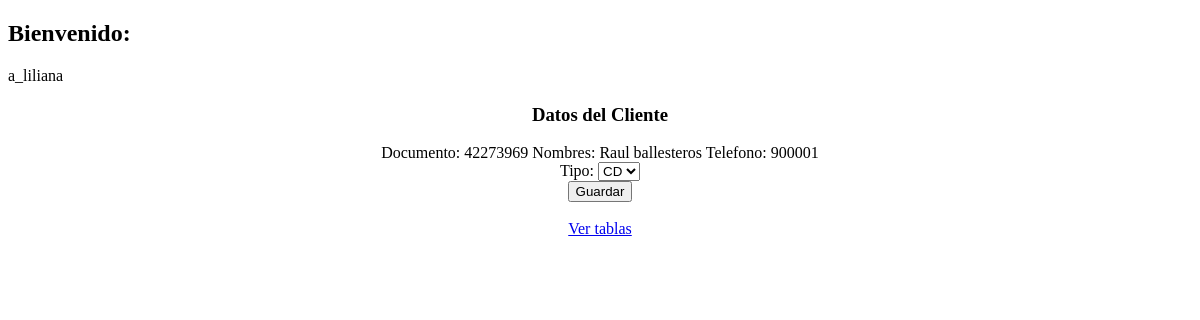
Page /dashboard/ (signed in) on the earlier database version.
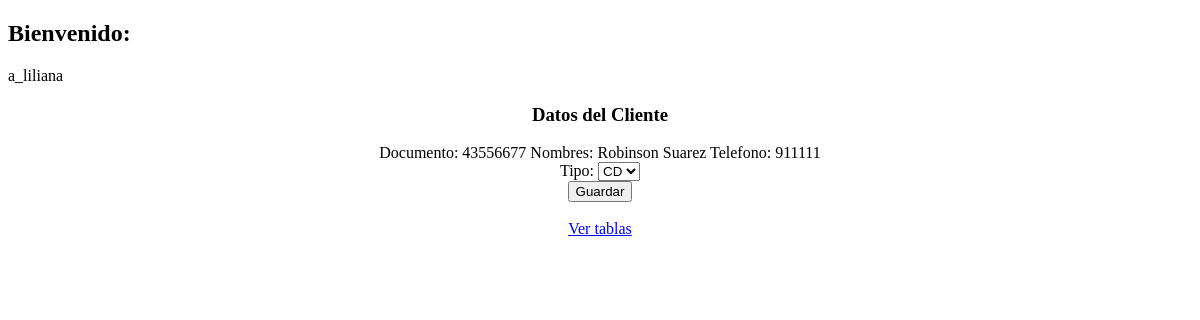
Same page on the later database version.
### secutec_login/models.py (models this page shows)
class Cliente(models.Model):
    documento = models.CharField(max_length=45)
    nombres = models.CharField(max_length=250)
    telefono = models.CharField(max_length=13)
    resultado = models.CharField(max_length=4, null=True)
    agente = models.ForeignKey(User, on_delete=models.PROTECT, null=True)

### secutec_login/views.py (the view, shortened to what this page needs)
# urls.py: url(r'^dashboard/', views.dashboard, name='dashboard'),
@login_required
def dashboard(request):
    if request.method == 'GET':
        current_user = request.user
        nombre_usuario = current_user.username
        if not DocumentoAgente.objects.filter(agente=current_user):
            clientes = Cliente.objects.filter(agente=None).order_by('id')[:1]
        form = ContactForm()
        if not clientes:
            return render(request, 'dash/culminated.html')
        else:
            cliente_obj = clientes.get()
            documento = cliente_obj.documento
            nombres = cliente_obj.nombres
            telefono = cliente_obj.telefono
            Cliente.objects.filter(documento=documento).update(agente=current_user)
            if not DocumentoAgente.objects.filter(agente=current_user):
                doc = DocumentoAgente(agente=current_user, documento=documento)
                doc.save()
            return render(request, 'dash/ficha.html',
                          {'documento': documento,
                           'nombres': nombres,
                           'telefono': telefono,
                           'cliente': cliente_obj.id,
                           'user': nombre_usuario,
                           'form': form})

### secutec_login/forms.py
class ContactForm(forms.Form):
    CHOICES = (('cd', 'CD'), ('nc', 'NC'),)
    tipo_contacto = forms.CharField(widget=forms.Select(attrs={
        'class': 'form-control', 'placeholder': 'tipo'
        }, choices=CHOICES), required=True, label='Tipo')

### secutec_login/templates/dash/ficha.html (shortened to what this page needs)
<!DOCTYPE html>
<html lang="en">
<head>
</head>
<body>
<h2>Bienvenido:  </h2> <span> {{ user }}</span>
<center>
    <h3> Datos del Cliente </h3>
<div class="">
    <span>Documento: {{documento}} </span>
    <span>Nombres: {{nombres}} </span>
    <span>Telefono: {{telefono}} </span>
</div>
<div class="">
    <form action="" method="post">
        {{ form.tipo_contacto.label_tag }}
        {{ form.tipo_contacto }}
      <div class="">
          <button type="submit">Guardar</button>
      </div>
    </form>
<br>
    <a href="/tablas/"> Ver tablas </a>
</div>
</center>
</body>
</html>

Differences in the rows shown:
no longer on this page (row edited): Cliente: documento "42273969", nombres "Raul ballesteros", telefono "900001"
now on this page (row unchanged): Cliente: documento "43556677", nombres "Robinson Suarez", telefono "911111"
